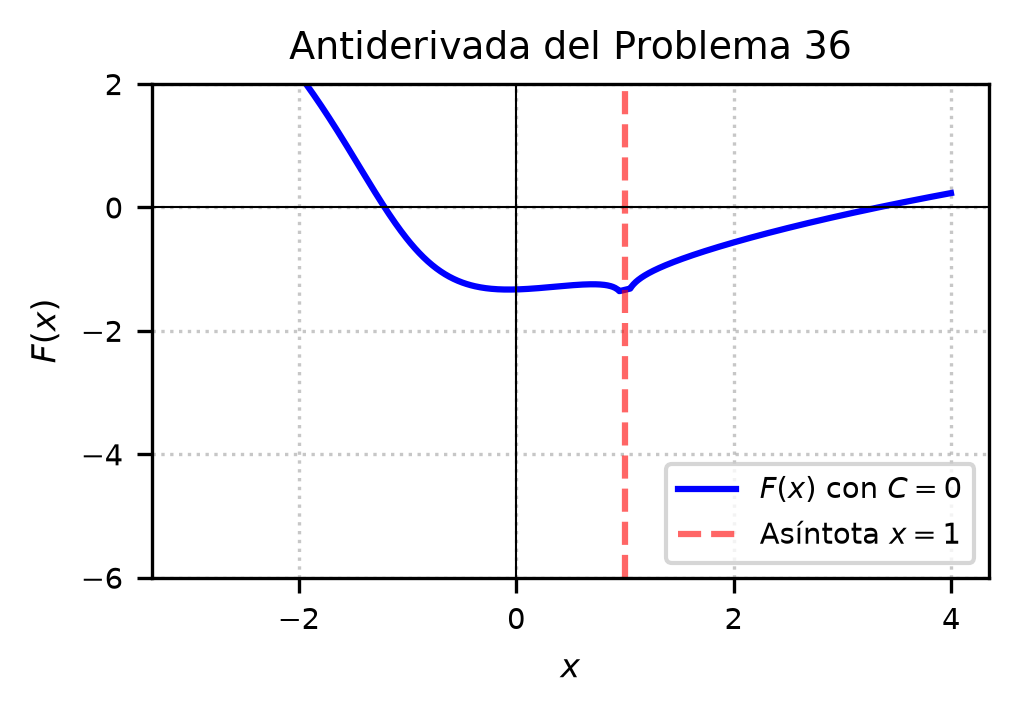

Recreate this plot in Python.
import matplotlib
matplotlib.use('Agg')
import numpy as np
import matplotlib.pyplot as plt

# Definición del dominio de la función, evitando la asíntota en x = 1
x1 = np.linspace(-3, 0.95, 400)
x2 = np.linspace(1.05, 4, 400)
x = np.concatenate([x1, x2])

# Antiderivada F(x) con C = 0
def F(x_val):
    term1 = (3/25) * np.log(np.abs(x_val - 1))
    term2 = (47/50) * np.log(x_val**2 + 2*x_val + 2)
    term3 = -(107/50) * np.arctan(x_val + 1)
    term4 = -3 / (5 * (x_val**2 + 2*x_val + 2))
    return term1 + term2 + term3 + term4

y = F(x)

# Configuración de la gráfica adaptada a dos columnas IEEE
plt.figure(figsize=(3.5, 2.5))
plt.plot(x, y, label=r'$F(x)$ con $C=0$', color='b', linewidth=1.5)
plt.axvline(x=1, color='r', linestyle='--', alpha=0.6, label='Asíntota $x=1$')

plt.title(r'Antiderivada del Problema 36', fontsize=9)
plt.xlabel(r'$x$', fontsize=8)
plt.ylabel(r'$F(x)$', fontsize=8)
plt.ylim(-6, 2)
plt.axhline(0, color='black', linewidth=0.5)
plt.axvline(0, color='black', linewidth=0.5)
plt.grid(True, linestyle=':', alpha=0.7)
plt.legend(fontsize=7, loc='lower right')
plt.xticks(fontsize=7)
plt.yticks(fontsize=7)
plt.tight_layout()

plt.savefig(r'semana_03/graficas/SEM03_P36_grafica.png', dpi=300, bbox_inches='tight')
plt.close()
